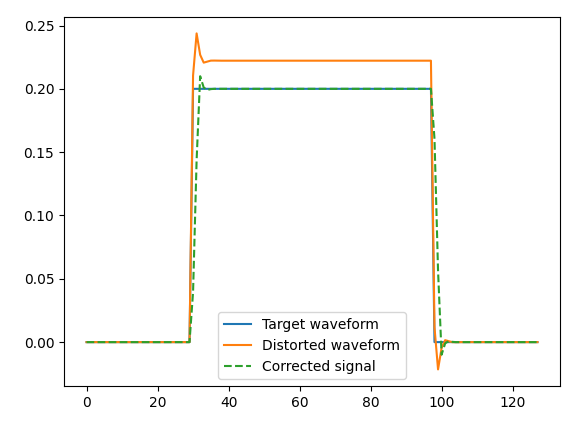

Write Python code to recreate this figure.
from typing import List

import matplotlib.pyplot as plt
from qm.qua import *
from qm.QuantumMachinesManager import SimulationConfig, QuantumMachinesManager, LoopbackInterface
import numpy as np
import scipy.signal as signal
import cma

qmm = QuantumMachinesManager()

with program() as filter_optimization:
    stream = declare_stream(adc_trace=True)
    measure("readoutOp", "flux1", stream)
    with stream_processing():
        stream.input1().save("adc")

pulse_len = 128
tof = 248

waveform = [0.] * 30 + [0.2] * (pulse_len - 60) + [0.] * 30

# We use an  arbitrarily selected filter for distorting the signal
distorted_waveform = signal.lfilter(np.array([1]),
                                    np.array([0.95, -0.15, 0.1]), waveform)

plt.plot(waveform)
plt.plot(distorted_waveform)

plt.figure()


def cost(params: List[float]):
    """
    params:
    """
    M = 0  # number of feedback taps 0, 1, 2.
    feedback_filter = np.array(params[:M])
    feedforward_filter = np.array(params[M:])
    print("feedback:", feedback_filter)
    print("feedforward:", feedforward_filter)
    config = {
        "version": 1,
        "controllers": {
            "con1": {
                "type": "opx1",
                "analog_outputs": {
                    1: {"offset": +0.0, "filter": {"feedback": feedback_filter, "feedforward": feedforward_filter}},
                },
                "analog_inputs": {
                    1: {"offset": +0.0},
                },
            },
        },
        "elements": {
            "flux1": {
                "singleInput": {"port": ("con1", 1)},
                "outputs": {"output1": ("con1", 1)},
                "intermediate_frequency": 10,
                "operations": {
                    "readoutOp": "readoutPulse",
                },
                "time_of_flight": tof,
                "smearing": 0,
            },
        },
        "pulses": {
            "readoutPulse": {
                "operation": "measure",
                "length": pulse_len,
                "waveforms": {"single": "const_wf"},
                "digital_marker": "ON",
                "integration_weights": {"x": "xWeights", "y": "yWeights"},
            },
        },
        "waveforms": {
            "const_wf": {"type": "arbitrary", "samples": distorted_waveform},
        },
        "digital_waveforms": {
            "ON": {"samples": [(1, 0)]},
        },
        "integration_weights": {
            "xWeights": {
                "cosine": [1.0] * (pulse_len // 4),
                "sine": [0.0] * (pulse_len // 4),
            },
            "yWeights": {
                "cosine": [0.0] * (pulse_len // 4),
                "sine": [1.0] * (pulse_len // 4),
            },
        },
    }

    job = qmm.simulate(config, filter_optimization,
                       SimulationConfig(duration=150,
                                        simulation_interface=LoopbackInterface([('con1', 1, 'con1', 1)], latency=200)
                                        )
                       )
    job.result_handles.wait_for_all_values()
    corrected_signal = -job.result_handles.adc.fetch_all() / 4096

    if True:
        plt.plot(waveform)
        plt.plot(distorted_waveform)
        plt.plot(corrected_signal * np.sum(waveform) / np.sum(corrected_signal), '--')
        plt.legend(['Target waveform', 'Distorted waveform', 'Corrected signal'])

    corr = np.correlate(corrected_signal, waveform, 'full') / \
           (np.sqrt(np.correlate(corrected_signal, corrected_signal) * np.correlate(waveform, waveform)))
    loss = 1 - np.max(corr)

    print("loss:", loss)
    return loss


param_number = 5
iterations = 15

es = cma.CMAEvolutionStrategy(np.random.rand(param_number), 1, {'bounds': [-1, 1]})
es.optimize(cost, iterations=iterations)
plt.figure()
cost(es.result_pretty().xbest)
plt.show()
